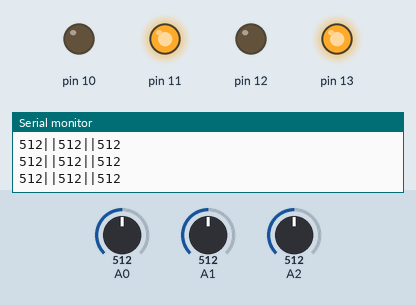
Bench run of a sketch on a simulated Arduino Uno, built with avr-gcc and run on an emulated ATmega328P. On the bench: output pins drawn as LEDs (lit = HIGH), the last lines printed to the serial monitor. The inputs (shaded band) are chosen by the test bench; at power-on: A0 = 512, A2 = 512, A1 = 512.

Above: at 1.2 s.
1.3 s: A0 set to 412
4.3 s: A0 set to 392
At 5.0 s:
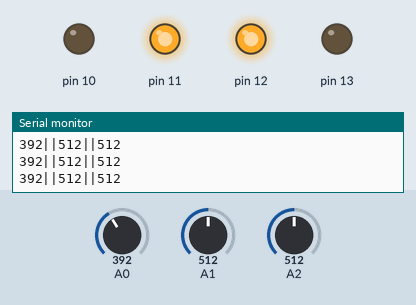
5.8 s: A2 set to 0
At 7.0 s:
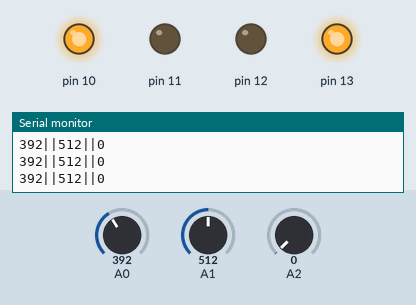
7.3 s: A0 set to 258
10.3 s: A0 set to 234
At 10.7 s:
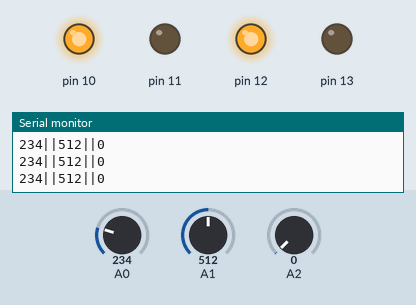
11.8 s: A1 set to 11
14.8 s: A1 set to 8
Timing chart, 0 to 17.3 s (numbered marks = the images above; inputs shaded):
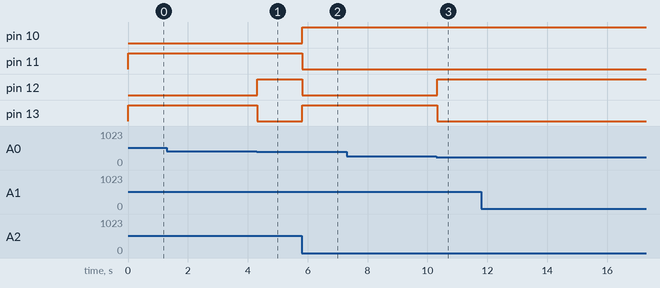

The sketch:

accelerometer.ino
```cpp
void setup()
{
  Serial.begin(9600);
  Serial.println("start");
  pinMode(10,OUTPUT);
  pinMode(11,OUTPUT);
  pinMode(12,OUTPUT);
  pinMode(13,OUTPUT);


}
void loop()
{
    int x=analogRead(A0);
  int y=analogRead(A1);
  int z=analogRead(A2);

  Serial.print(x);
  Serial.print("||");
  Serial.print(y);
  Serial.print("||");
  Serial.println(z);


  if(x<250)
  {
    digitalWrite(10,HIGH);
digitalWrite(11,LOW);
digitalWrite(12,HIGH);
digitalWrite(13,LOW);

  }
  else if(x>400)
  {digitalWrite(10,LOW);
digitalWrite(11,HIGH);
digitalWrite(12,LOW);
digitalWrite(13,HIGH);
  }
  else if(z<400)
  {
digitalWrite(10,HIGH);
digitalWrite(11,LOW);
digitalWrite(12,LOW);
digitalWrite(13,HIGH);


  }
  else if(z>400)
  {
digitalWrite(10,LOW);
digitalWrite(11,HIGH);
digitalWrite(12,HIGH);
digitalWrite(13,LOW);

  }

  else
  {
    digitalWrite(10,LOW);
digitalWrite(11,LOW);
digitalWrite(12,LOW);
digitalWrite(13,LOW);
  }


}
```

Measured:
- the behaviour switches between 401 and 400 on A0 (found by bisection; images 0 and 1)
- the behaviour switches between 250 and 249 on A0 (found by bisection; images 2 and 3)
- after the input at 4.3 s, pin 12: LOW → HIGH at once; pin 13: HIGH → LOW at once
- after the input at 5.8 s, pin 10, pin 13: LOW → HIGH at once; pin 11, pin 12: HIGH → LOW at once
- after the input at 10.3 s, pin 12: LOW → HIGH at once; pin 13: HIGH → LOW at once
